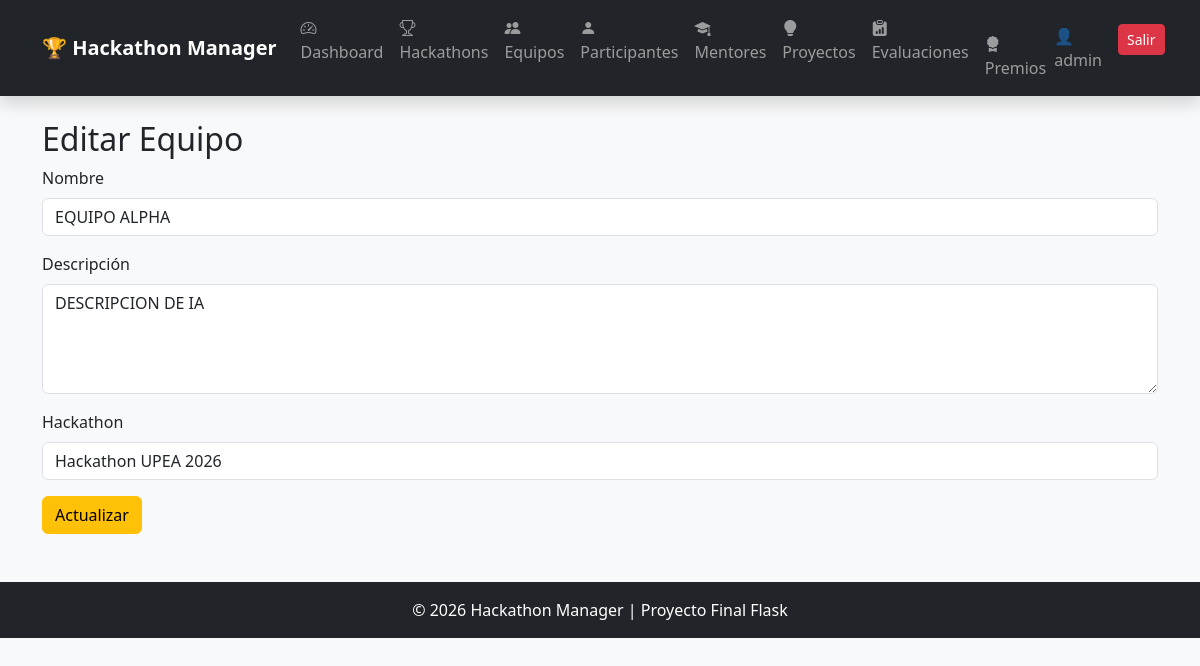
The app's page /equipos/editar/1 (signed in) with its own data.
### app/models/usuario.py (models this page shows, shortened)
class Usuario(UserMixin, db.Model):
    __tablename__ = "usuarios"
    id = db.Column(
        db.Integer,
        primary_key=True
    )
    nombre = db.Column(
        db.String(100),
        nullable=False
    )
    email = db.Column(
        db.String(100),
        unique=True,
        nullable=False
    )
    username = db.Column(
        db.String(50),
        unique=True,
        nullable=False
    )
    password = db.Column(
        db.String(255),
        nullable=False
    )
    rol_id = db.Column(
        db.Integer,
        db.ForeignKey("roles.id"),
        nullable=False
    )

### app/models/equipo.py (models this page shows, shortened)
class Equipo(db.Model):
    __tablename__ = "equipos"
    id = db.Column(
        db.Integer,
        primary_key=True
    )
    nombre = db.Column(
        db.String(100),
        nullable=False
    )
    descripcion = db.Column(
        db.Text,
        nullable=False
    )
    hackathon_id = db.Column(
        db.Integer,
        db.ForeignKey("hackathons.id"),
        nullable=False
    )
    participantes = db.relationship(
    "Participante",
    backref="equipo",
    lazy=True
    )
    proyectos = db.relationship(
    "Proyecto",
    backref="equipo",
    lazy=True
)

### app/models/hackathon.py (models this page shows, shortened)
class Hackathon(db.Model):
    __tablename__ = "hackathons"
    id = db.Column(
        db.Integer,
        primary_key=True
    )
    nombre = db.Column(
        db.String(100),
        nullable=False
    )
    descripcion = db.Column(
        db.Text,
        nullable=False
    )
    fecha_inicio = db.Column(
        db.Date
    )
    fecha_fin = db.Column(
        db.Date
    )
    estado = db.Column(
        db.String(30)
    )
    equipos = db.relationship(
    "Equipo",
    backref="hackathon",
    lazy=True
    )

### app/equipos/routes.py (the view)
@equipo_bp.route(
    "/equipos/editar/<int:id>",
    methods=["GET", "POST"]
)
@login_required
def editar_equipo(id):
    equipo = Equipo.query.get_or_404(id)
    if request.method == "POST":
        equipo.nombre = request.form["nombre"]
        equipo.descripcion = request.form["descripcion"]
        equipo.hackathon_id = request.form["hackathon_id"]
        db.session.commit()
        return redirect("/equipos")
    hackathons = Hackathon.query.all()
    return render_template(
        "equipos/editar.html",
        equipo=equipo,
        hackathons=hackathons
    )

### app/templates/equipos/editar.html
{% extends 'base.html' %}
{% block content %}
<h2>Editar Equipo</h2>
<form method="POST">
    <div class="mb-3">
        <label class="form-label">
            Nombre
        </label>
        <input
            type="text"
            name="nombre"
            value="{{ equipo.nombre }}"
            class="form-control"
            required>
    </div>
    <div class="mb-3">
        <label class="form-label">
            Descripción
        </label>
        <textarea
            name="descripcion"
            class="form-control"
            rows="4"
            required>{{ equipo.descripcion }}</textarea>
    </div>
    <div class="mb-3">
        <label class="form-label">
            Hackathon
        </label>
        <select
            name="hackathon_id"
            class="form-control">
            {% for hackathon in hackathons %}
            <option
                value="{{ hackathon.id }}"
                {% if hackathon.id == equipo.hackathon_id %}
                selected
                {% endif %}
            >
                {{ hackathon.nombre }}
            </option>
            {% endfor %}
        </select>
    </div>
    <button
        class="btn btn-warning">
        Actualizar
    </button>
</form>
{% endblock %}

### app/templates/base.html (shortened to what this page needs)
<!DOCTYPE html>
<html lang="es">
<head>
    <link href="https://cdn.jsdelivr.net/npm/bootstrap@5.3.7/dist/css/bootstrap.min.css"
          rel="stylesheet">
    <link rel="stylesheet"
          href="https://cdn.jsdelivr.net/npm/bootstrap-icons@1.11.3/font/bootstrap-icons.min.css">
</head>
<body class="bg-light">
<nav class="navbar navbar-expand-lg navbar-dark bg-dark shadow">
    <div class="container">
        <a class="navbar-brand fw-bold"
           href="/">
            🏆 Hackathon Manager
        </a>
        <div class="collapse navbar-collapse"
             id="menu">
            <ul class="navbar-nav me-auto">
                {% if current_user.is_authenticated %}
                <li class="nav-item">
                    <a class="nav-link" href="/dashboard">
                        <i class="bi bi-speedometer2"></i>
                        Dashboard
                    </a>
                </li>
                <li class="nav-item">
                    <a class="nav-link" href="/hackathons">
                        <i class="bi bi-trophy"></i>
                        Hackathons
                    </a>
                </li>
                <li class="nav-item">
                    <a class="nav-link" href="/equipos">
                        <i class="bi bi-people-fill"></i>
                        Equipos
                    </a>
                </li>
                <li class="nav-item">
                    <a class="nav-link" href="/participantes">
                        <i class="bi bi-person-fill"></i>
                        Participantes
                    </a>
                </li>
                <li class="nav-item">
                    <a class="nav-link" href="/mentores">
                        <i class="bi bi-mortarboard-fill"></i>
                        Mentores
                    </a>
                </li>
                <li class="nav-item">
                    <a class="nav-link" href="/proyectos">
                        <i class="bi bi-lightbulb-fill"></i>
                        Proyectos
                    </a>
                </li>
                <li class="nav-item">
                    <a class="nav-link" href="/evaluaciones">
                        <i class="bi bi-clipboard-data-fill"></i>
                        Evaluaciones
                        <li class="nav-item">
    <a class="nav-link" href="/premios">
        <i class="bi bi-award-fill"></i>
        Premios
    </a>
</li>
                    </a>
                </li>
                {% endif %}
            </ul>
            <ul class="navbar-nav">
                {% if current_user.is_authenticated %}
                <li class="nav-item">
                    <span class="navbar-text me-3">
                        👤 {{ current_user.username }}
                    </span>
                </li>
                <li class="nav-item">
                    <a class="btn btn-danger btn-sm"
                       href="/logout">
                        Salir
                    </a>
                </li>
                {% endif %}
            </ul>
        </div>
    </div>
</nav>
<div class="container mt-4">
    {% block content %}
    {% endblock %}
</div>
<footer class="bg-dark text-white text-center mt-5 p-3">
    © 2026 Hackathon Manager | Proyecto Final Flask
</footer>
</body>
</html>

### records on screen
Usuario: username "admin"
Equipo: nombre "EQUIPO ALPHA", descripcion "DESCRIPCION DE IA", hackathon_id "Hackathon UPEA 2026"
